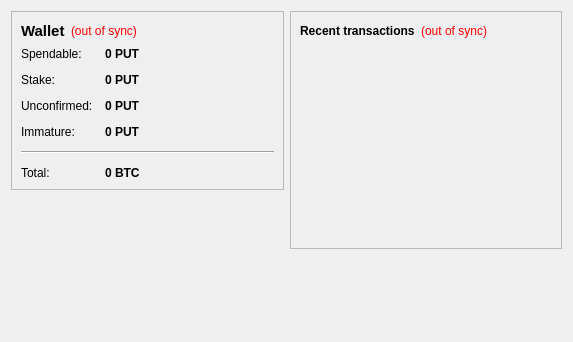
<?xml version="1.0" encoding="UTF-8"?>
<ui version="4.0">
 <class>OverviewPage</class>
 <widget class="QWidget" name="OverviewPage">
  <property name="geometry">
   <rect>
    <x>0</x>
    <y>0</y>
    <width>573</width>
    <height>342</height>
   </rect>
  </property>
  <property name="windowTitle">
   <string>Form</string>
  </property>
  <layout class="QHBoxLayout" name="horizontalLayout" stretch="1,1">
   <item>
    <layout class="QVBoxLayout" name="verticalLayout_2">
     <item>
      <widget class="QFrame" name="frame">
       <property name="frameShape">
        <enum>QFrame::StyledPanel</enum>
       </property>
       <property name="frameShadow">
        <enum>QFrame::Raised</enum>
       </property>
       <layout class="QVBoxLayout" name="verticalLayout_4">
        <item>
         <layout class="QHBoxLayout" name="horizontalLayout_4">
          <item>
           <widget class="QLabel" name="label_5">
            <property name="font">
             <font>
              <pointsize>11</pointsize>
              <weight>75</weight>
              <bold>true</bold>
             </font>
            </property>
            <property name="text">
             <string>Wallet</string>
            </property>
           </widget>
          </item>
          <item>
           <widget class="QLabel" name="labelWalletStatus">
            <property name="toolTip">
             <string>The displayed information may be out of date. Your wallet automatically synchronizes with the PUTinCoin network after a connection is established, but this process has not completed yet.</string>
            </property>
            <property name="styleSheet">
             <string notr="true">QLabel { color: red; }</string>
            </property>
            <property name="text">
             <string notr="true">(out of sync)</string>
            </property>
            <property name="alignment">
             <set>Qt::AlignLeading|Qt::AlignLeft|Qt::AlignVCenter</set>
            </property>
           </widget>
          </item>
          <item>
           <spacer name="horizontalSpacer_2">
            <property name="orientation">
             <enum>Qt::Horizontal</enum>
            </property>
            <property name="sizeHint" stdset="0">
             <size>
              <width>40</width>
              <height>20</height>
             </size>
            </property>
           </spacer>
          </item>
         </layout>
        </item>
        <item>
         <layout class="QFormLayout" name="formLayout_2">
          <property name="fieldGrowthPolicy">
           <enum>QFormLayout::AllNonFixedFieldsGrow</enum>
          </property>
          <property name="horizontalSpacing">
           <number>12</number>
          </property>
          <property name="verticalSpacing">
           <number>12</number>
          </property>
          <item row="0" column="0">
           <widget class="QLabel" name="label">
            <property name="text">
             <string>Spendable:</string>
            </property>
           </widget>
          </item>
          <item row="0" column="1">
           <widget class="QLabel" name="labelBalance">
            <property name="font">
             <font>
              <weight>75</weight>
              <bold>true</bold>
             </font>
            </property>
            <property name="cursor">
             <cursorShape>IBeamCursor</cursorShape>
            </property>
            <property name="toolTip">
             <string>Your current spendable balance</string>
            </property>
            <property name="text">
             <string notr="true">0 PUT</string>
            </property>
            <property name="textInteractionFlags">
             <set>Qt::LinksAccessibleByMouse|Qt::TextSelectableByKeyboard|Qt::TextSelectableByMouse</set>
            </property>
           </widget>
          </item>
          <item row="1" column="0">
           <widget class="QLabel" name="label_6">
            <property name="text">
             <string>Stake:</string>
            </property>
           </widget>
          </item>
          <item row="1" column="1">
           <widget class="QLabel" name="labelStake">
            <property name="font">
             <font>
              <weight>75</weight>
              <bold>true</bold>
             </font>
            </property>
            <property name="cursor">
             <cursorShape>IBeamCursor</cursorShape>
            </property>
            <property name="toolTip">
             <string>Total of coins that was staked, and do not yet count toward the current balance</string>
            </property>
            <property name="text">
             <string notr="true">0 PUT</string>
            </property>
            <property name="textInteractionFlags">
             <set>Qt::LinksAccessibleByMouse|Qt::TextSelectableByKeyboard|Qt::TextSelectableByMouse</set>
            </property>
           </widget>
          </item>
          <item row="2" column="0">
           <widget class="QLabel" name="label_3">
            <property name="text">
             <string>Unconfirmed:</string>
            </property>
           </widget>
          </item>
          <item row="2" column="1">
           <widget class="QLabel" name="labelUnconfirmed">
            <property name="font">
             <font>
              <weight>75</weight>
              <bold>true</bold>
             </font>
            </property>
            <property name="cursor">
             <cursorShape>IBeamCursor</cursorShape>
            </property>
            <property name="toolTip">
             <string>Total of transactions that have yet to be confirmed, and do not yet count toward the current balance</string>
            </property>
            <property name="text">
             <string notr="true">0 PUT</string>
            </property>
            <property name="textInteractionFlags">
             <set>Qt::LinksAccessibleByMouse|Qt::TextSelectableByKeyboard|Qt::TextSelectableByMouse</set>
            </property>
           </widget>
          </item>
          <item row="3" column="0">
           <widget class="QLabel" name="labelImmatureText">
            <property name="text">
             <string>Immature:</string>
            </property>
           </widget>
          </item>
          <item row="3" column="1">
           <widget class="QLabel" name="labelImmature">
            <property name="font">
             <font>
              <weight>75</weight>
              <bold>true</bold>
             </font>
            </property>
            <property name="toolTip">
             <string>Mined balance that has not yet matured</string>
            </property>
            <property name="text">
             <string notr="true">0 PUT</string>
            </property>
            <property name="textInteractionFlags">
             <set>Qt::LinksAccessibleByMouse|Qt::TextSelectableByKeyboard|Qt::TextSelectableByMouse</set>
            </property>
           </widget>
          </item>
          <item row="4" column="0" colspan="2">
           <widget class="Line" name="line">
            <property name="orientation">
             <enum>Qt::Horizontal</enum>
            </property>
           </widget>
          </item>
          <item row="5" column="0">
           <widget class="QLabel" name="labelTotalText">
            <property name="text">
             <string>Total:</string>
            </property>
           </widget>
          </item>
          <item row="5" column="1">
           <widget class="QLabel" name="labelTotal">
            <property name="font">
             <font>
              <weight>75</weight>
              <bold>true</bold>
             </font>
            </property>
            <property name="cursor">
             <cursorShape>IBeamCursor</cursorShape>
            </property>
            <property name="toolTip">
             <string>Your current total balance</string>
            </property>
            <property name="text">
             <string notr="true">0 BTC</string>
            </property>
            <property name="textInteractionFlags">
             <set>Qt::LinksAccessibleByMouse|Qt::TextSelectableByKeyboard|Qt::TextSelectableByMouse</set>
            </property>
           </widget>
          </item>
         </layout>
        </item>
       </layout>
      </widget>
     </item>
     <item>
      <spacer name="verticalSpacer">
       <property name="orientation">
        <enum>Qt::Vertical</enum>
       </property>
       <property name="sizeHint" stdset="0">
        <size>
         <width>20</width>
         <height>40</height>
        </size>
       </property>
      </spacer>
     </item>
    </layout>
   </item>
   <item>
    <layout class="QVBoxLayout" name="verticalLayout_3">
     <item>
      <widget class="QFrame" name="frame_2">
       <property name="frameShape">
        <enum>QFrame::StyledPanel</enum>
       </property>
       <property name="frameShadow">
        <enum>QFrame::Raised</enum>
       </property>
       <layout class="QVBoxLayout" name="verticalLayout">
        <item>
         <layout class="QHBoxLayout" name="horizontalLayout_2">
          <item>
           <widget class="QLabel" name="label_4">
            <property name="text">
             <string>&lt;b&gt;Recent transactions&lt;/b&gt;</string>
            </property>
           </widget>
          </item>
          <item>
           <widget class="QLabel" name="labelTransactionsStatus">
            <property name="toolTip">
             <string>The displayed information may be out of date. Your wallet automatically synchronizes with the PUTinCoin network after a connection is established, but this process has not completed yet.</string>
            </property>
            <property name="styleSheet">
             <string notr="true">QLabel { color: red; }</string>
            </property>
            <property name="text">
             <string notr="true">(out of sync)</string>
            </property>
            <property name="alignment">
             <set>Qt::AlignRight|Qt::AlignTrailing|Qt::AlignVCenter</set>
            </property>
           </widget>
          </item>
          <item>
           <spacer name="horizontalSpacer">
            <property name="orientation">
             <enum>Qt::Horizontal</enum>
            </property>
            <property name="sizeHint" stdset="0">
             <size>
              <width>40</width>
              <height>20</height>
             </size>
            </property>
           </spacer>
          </item>
         </layout>
        </item>
        <item>
         <widget class="QListView" name="listTransactions">
          <property name="styleSheet">
           <string notr="true">QListView { background: transparent; }</string>
          </property>
          <property name="frameShape">
           <enum>QFrame::NoFrame</enum>
          </property>
          <property name="verticalScrollBarPolicy">
           <enum>Qt::ScrollBarAlwaysOff</enum>
          </property>
          <property name="horizontalScrollBarPolicy">
           <enum>Qt::ScrollBarAlwaysOff</enum>
          </property>
          <property name="selectionMode">
           <enum>QAbstractItemView::NoSelection</enum>
          </property>
         </widget>
        </item>
       </layout>
      </widget>
     </item>
     <item>
      <spacer name="verticalSpacer_2">
       <property name="orientation">
        <enum>Qt::Vertical</enum>
       </property>
       <property name="sizeHint" stdset="0">
        <size>
         <width>20</width>
         <height>40</height>
        </size>
       </property>
      </spacer>
     </item>
    </layout>
   </item>
  </layout>
 </widget>
 <resources/>
 <connections/>
</ui>
